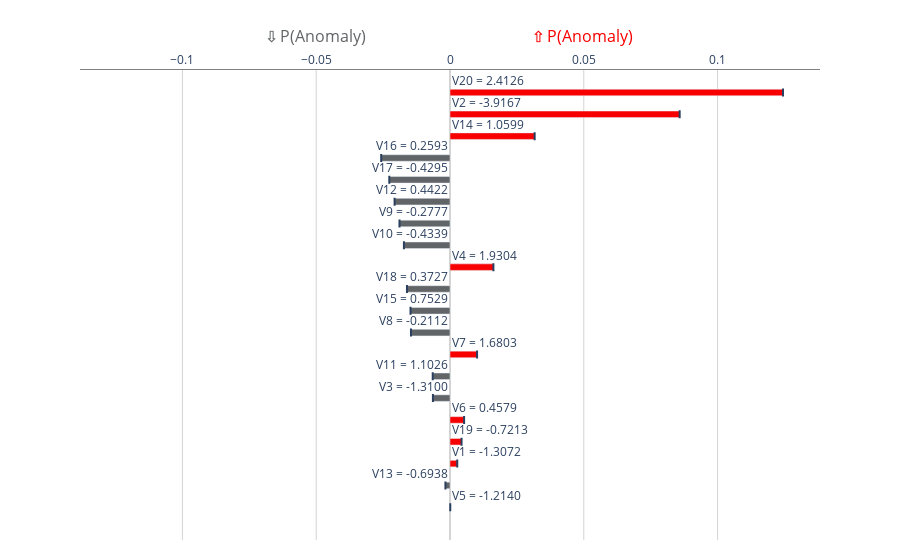

The cell this chart's notebook holds for it:
### Code cell
anomaly_indices = np.where(y_pred == 1)[0]
index = anomaly_indices[0]
result_explain_prediction_kernel_shap = explainer_pyod.explain_prediction(X_train.iloc[index:index+1,:])
result_explain_prediction_kernel_shap[0].show_in_notebook()

### Figure 1 — Plotly figure (JSON) as saved in the notebook; plotly's stock layout.template omitted (floating-point values rounded to 4 significant figures)
{"data": [{"error_x": {"array": [null, null, null, null, null, null, null, null, null, null, null], "arrayminus": [null, null, null, null, null, null, null, null, null, null, null], "type": "data"}, "hovertemplate": "(%{x:.4g}, %{y})", "legendgroup": "negative", "marker": {"color": "#626567"}, "name": "35841=negative", "orientation": "h", "showlegend": false, "text": "", "textposition": "outside", "type": "bar", "width": 0.3, "x": [-0.001706, -0.006382, -0.006456, -0.01458, -0.01476, -0.01608, -0.01722, -0.01888, -0.02071, -0.02269, -0.02571], "y": ["V13", "V3", "V11", "V8", "V15", "V18", "V10", "V9", "V12", "V17", "V16"]}, {"error_x": {"array": [null, null, null, null, null, null, null, null, null], "arrayminus": [null, null, null, null, null, null, null, null, null], "type": "data"}, "hovertemplate": "(%{x:.4g}, %{y})", "legendgroup": "positive", "marker": {"color": "#F80000"}, "name": "35841=positive", "orientation": "h", "showlegend": false, "text": "", "textposition": "outside", "type": "bar", "width": 0.3, "x": [9.695e-05, 0.002711, 0.004318, 0.005269, 0.01012, 0.01622, 0.03164, 0.08583, 0.1244], "y": ["V5", "V1", "V19", "V6", "V7", "V4", "V14", "V2", "V20"]}, {"marker": {"line": {"color": "rgba(0, 0, 0, 0)", "width": 1}}, "name": "", "orientation": "h", "showlegend": false, "type": "bar", "width": 0, "x": [-0.1244], "y": ["    "]}], "layout": {"annotations": [{"showarrow": false, "text": "V5 = -1.2140", "x": 0, "xanchor": "left", "xref": "x", "y": 1, "yref": "y", "yshift": 12}, {"showarrow": false, "text": "V13 = -0.6938", "x": 0, "xanchor": "right", "xref": "x", "y": 2, "yref": "y", "yshift": 12}, {"showarrow": false, "text": "V1 = -1.3072", "x": 0, "xanchor": "left", "xref": "x", "y": 3, "yref": "y", "yshift": 12}, {"showarrow": false, "text": "V19 = -0.7213", "x": 0, "xanchor": "left", "xref": "x", "y": 4, "yref": "y", "yshift": 12}, {"showarrow": false, "text": "V6 = 0.4579", "x": 0, "xanchor": "left", "xref": "x", "y": 5, "yref": "y", "yshift": 12}, {"showarrow": false, "text": "V3 = -1.3100", "x": 0, "xanchor": "right", "xref": "x", "y": 6, "yref": "y", "yshift": 12}, {"showarrow": false, "text": "V11 = 1.1026", "x": 0, "xanchor": "right", "xref": "x", "y": 7, "yref": "y", "yshift": 12}, {"showarrow": false, "text": "V7 = 1.6803", "x": 0, "xanchor": "left", "xref": "x", "y": 8, "yref": "y", "yshift": 12}, {"showarrow": false, "text": "V8 = -0.2112", "x": 0, "xanchor": "right", "xref": "x", "y": 9, "yref": "y", "yshift": 12}, {"showarrow": false, "text": "V15 = 0.7529", "x": 0, "xanchor": "right", "xref": "x", "y": 10, "yref": "y", "yshift": 12}, {"showarrow": false, "text": "V18 = 0.3727", "x": 0, "xanchor": "right", "xref": "x", "y": 11, "yref": "y", "yshift": 12}, {"showarrow": false, "text": "V4 = 1.9304", "x": 0, "xanchor": "left", "xref": "x", "y": 12, "yref": "y", "yshift": 12}, {"showarrow": false, "text": "V10 = -0.4339", "x": 0, "xanchor": "right", "xref": "x", "y": 13, "yref": "y", "yshift": 12}, {"showarrow": false, "text": "V9 = -0.2777", "x": 0, "xanchor": "right", "xref": "x", "y": 14, "yref": "y", "yshift": 12}, {"showarrow": false, "text": "V12 = 0.4422", "x": 0, "xanchor": "right", "xref": "x", "y": 15, "yref": "y", "yshift": 12}, {"showarrow": false, "text": "V17 = -0.4295", "x": 0, "xanchor": "right", "xref": "x", "y": 16, "yref": "y", "yshift": 12}, {"showarrow": false, "text": "V16 = 0.2593", "x": 0, "xanchor": "right", "xref": "x", "y": 17, "yref": "y", "yshift": 12}, {"showarrow": false, "text": "V14 = 1.0599", "x": 0, "xanchor": "left", "xref": "x", "y": 18, "yref": "y", "yshift": 12}, {"showarrow": false, "text": "V2 = -3.9167", "x": 0, "xanchor": "left", "xref": "x", "y": 19, "yref": "y", "yshift": 12}, {"showarrow": false, "text": "V20 = 2.4126", "x": 0, "xanchor": "left", "xref": "x", "y": 20, "yref": "y", "yshift": 12}, {"font": {"color": "#626567", "size": 16}, "showarrow": false, "text": "⇩ P(Anomaly)", "x": 0.25, "xref": "paper", "y": 1.015, "yref": "paper", "yshift": 40}, {"font": {"color": "#F80000", "size": 16}, "showarrow": false, "text": "⇧ P(Anomaly)", "x": 0.75, "xref": "paper", "y": 1.015, "yref": "paper", "yshift": 40}], "autosize": true, "barmode": "overlay", "margin": {"b": 20, "t": 70}, "plot_bgcolor": "rgba(0, 0, 0, 0)", "title": {"x": 0.5}, "xaxis": {"autorange": true, "categoryarray": ["    ", "V5", "V13", "V1", "V19", "V6", "V3", "V11", "V7", "V8", "V15", "V18", "V4", "V10", "V9", "V12", "V17", "V16", "V14", "V2", "V20"], "categoryorder": "array", "gridcolor": "LightGrey", "linecolor": "Grey", "linewidth": 1, "mirror": false, "range": [-0.1383, 0.1383], "showline": true, "showticklabels": true, "side": "top", "title": {"text": " "}, "type": "linear", "visible": true, "zeroline": true, "zerolinecolor": "DarkGrey", "zerolinewidth": 1}, "yaxis": {"autorange": true, "categoryarray": ["    ", "V5", "V13", "V1", "V19", "V6", "V3", "V11", "V7", "V8", "V15", "V18", "V4", "V10", "V9", "V12", "V17", "V16", "V14", "V2", "V20"], "categoryorder": "array", "gridcolor": "white", "linecolor": "Grey", "linewidth": 1, "mirror": false, "range": [-0.5, 20.57], "showline": true, "showticklabels": false, "side": "top", "type": "category", "visible": false, "zeroline": true, "zerolinecolor": "DarkGrey", "zerolinewidth": 1}}}
